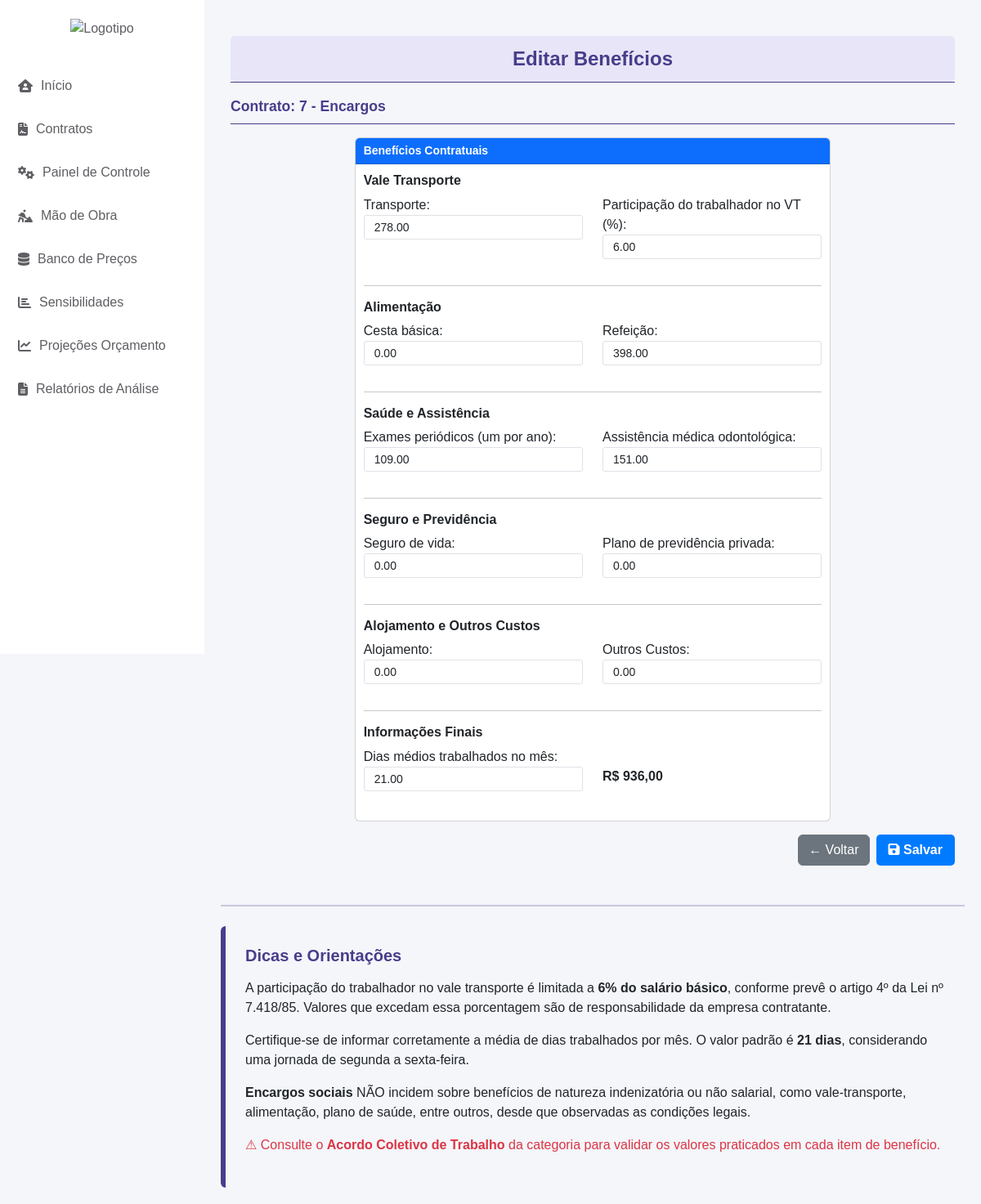
The page /mao_obra/beneficios/7/ on the database its author committed.
### cad_contrato/models.py (models this page shows, shortened)
class CadastroContrato(models.Model):
    ESTADOS_CHOICES = [
        ('AC', 'Acre'),
        ('AL', 'Alagoas'),
        ('AP', 'Amapá'),
        ('AM', 'Amazonas'),
        ('BA', 'Bahia'),
        ('CE', 'Ceará'),
        ('DF', 'Distrito Federal'),
        ('ES', 'Espírito Santo'),
        ('GO', 'Goiás'),
        ('MA', 'Maranhão'),
        ('MT', 'Mato Grosso'),
        ('MS', 'Mato Grosso do Sul'),
        ('MG', 'Minas Gerais'),
        ('PA', 'Pará'),
        ('PB', 'Paraíba'),
        ('PR', 'Paraná'),
        ('PE', 'Pernambuco'),
        ('PI', 'Piauí'),
        ('RJ', 'Rio de Janeiro'),
        ('RN', 'Rio Grande do Norte'),
        ('RS', 'Rio Grande do Sul'),
        ('RO', 'Rondônia'),
        ('RR', 'Roraima'),
        ('SC', 'Santa Catarina'),
        ('SP', 'São Paulo'),
        ('SE', 'Sergipe'),
        ('TO', 'Tocantins'),
    ]
    STATUS_CHOICES = [
        ('EM_LICITACAO', 'Em Licitação'),
        ('EM_RENOVACAO', 'Em Renovação'),
        ('ATIVO', 'Ativo'),
        ('ENCERRADO', 'Encerrado'),
    ]
    contrato = models.AutoField(primary_key=True)
    concessionaria = models.CharField(max_length=100, default='Equatorial')
    estado = models.CharField(max_length=2, choices=ESTADOS_CHOICES, default='GO')
    municipio = models.CharField(max_length=100, default='Goiânia')
    escopo_contrato = models.CharField(max_length=255)
    inicio_vigencia_contrato = models.DateField(default='2025-01-01')
    fim_vigencia_contrato = models.DateField(default='2029-01-01')
    versao_base = models.ForeignKey('self', null=True, blank=True, on_delete=models.PROTECT, related_name='versoes')
    numero_versao = models.IntegerField(default=0)
    descricao_alteracao = models.TextField(blank=True)
    status_contrato = models.CharField(max_length=15, choices=STATUS_CHOICES, default='EM_LICITACAO', verbose_name="Status do Contrato")
    valor_inicial = models.DecimalField(max_digits=15, decimal_places=2, default=0.00, verbose_name="Valor Inicial do Contrato")
    created_at = models.DateTimeField(auto_now_add=True)
    updated_at = models.DateTimeField(auto_now=True)
    class Meta:
        ordering = ['-created_at']

### mao_obra/models.py (models this page shows, shortened)
class BeneficiosColaborador(models.Model):
    contrato = models.ForeignKey(CadastroContrato, on_delete=models.CASCADE)  # Vínculo com o contrato
    assistencia_medica_odonto = models.DecimalField(
        max_digits=7, decimal_places=2, default=151.00, verbose_name="Assistência médica odontológica"
    )
    exames_periodicos = models.DecimalField(
        max_digits=7, decimal_places=2, default=109.00, verbose_name="Exames periódicos (um por ano)"
    )
    refeicao = models.DecimalField(
        max_digits=7, decimal_places=2, default=398.00, verbose_name="Refeição"
    )
    cesta_basica = models.DecimalField(
        max_digits=7, decimal_places=2, default=0.00, verbose_name="Cesta básica"
    )
    alojamento = models.DecimalField(
        max_digits=7, decimal_places=2, default=0.00, verbose_name="Alojamento"
    )
    seguro_vida = models.DecimalField(
        max_digits=7, decimal_places=2, default=0.00, verbose_name="Seguro de vida"
    )
    previdencia_privada = models.DecimalField(
        max_digits=7, decimal_places=2, default=0.00, verbose_name="Plano de previdência privada"
    )
    transporte = models.DecimalField(
        max_digits=7, decimal_places=2, default=278.00, verbose_name="Transporte"
    )
    percentual_participacao_transporte = models.DecimalField(
        max_digits=5,
        decimal_places=2,
        default=6.00,
        verbose_name="Participação do trabalhador no VT (%)"
    )
    dias_trabalhados_mes = models.DecimalField(
        max_digits=5,
        decimal_places=2,
        default=21.00,
        verbose_name="Dias médios trabalhados no mês"
    )
    outros_custos = models.DecimalField(max_digits=7, decimal_places=2, default=0.00, verbose_name='Outros Custos')
    total = models.DecimalField(
        max_digits=7, decimal_places=2, default=0, verbose_name="Total"
    )

### mao_obra/views.py (the view, shortened to what this page needs)
# urls.py: path('beneficios/<int:contrato_id>/', BeneficiosColaboradorUpdateView.as_view(), name='editar_beneficios'),
class BeneficiosColaboradorUpdateView(View):
    template_name = 'editar_beneficios.html'
    def get(self, request, contrato_id):
        contrato = get_object_or_404(CadastroContrato, contrato=contrato_id)
        beneficio, _ = BeneficiosColaborador.objects.get_or_create(contrato=contrato)
        form = BeneficiosColaboradorForm(instance=beneficio)
        return render(request, self.template_name, {'form': form, 'contrato': contrato})

### mao_obra/forms.py
class BeneficiosColaboradorForm(forms.ModelForm):
    class Meta:
        model = BeneficiosColaborador
        exclude = ['total', 'contrato']  # Exclui campo de chave estrangeira
        widgets = {
            field.name: forms.NumberInput(attrs={'class': 'form-control', 'step': '0.01'})
            for field in model._meta.fields
            if isinstance(field, (models.DecimalField, models.IntegerField)) and field.name not in ['total', 'contrato']
        }

### app/context_processors.py (called while the page is built)
def contrato_context(request):
    contrato_id = request.session.get('contrato_id')
    contrato = None
    if contrato_id:
        try:
            contrato = CadastroContrato.objects.get(contrato=contrato_id)
        except CadastroContrato.DoesNotExist:
            pass
    return {'contrato': contrato}

### mao_obra/templates/editar_beneficios.html (shortened to what this page needs)
{% extends 'base.html' %}
{% block content %}
<div class="container-fluid mt-4">
    <div class="header">
        Editar Benefícios
    </div>
    <p class="text-center mt-0 font-weight-bold" style="font-size: 0.8rem; border-bottom: 1px solid #483D8B;"></p>
    <p class="form-label fw-bold" style="color: #483D8B; font-size: 1.1rem;">
        Contrato: {{ contrato.contrato }} - {{ contrato.escopo_contrato }}
    </p>
    <p class="text-muted" style="font-size: 0.8rem; border-bottom: 1px solid #483D8B;"></p>
    <form method="post">
        <div class="row d-flex justify-content-center align-items-stretch mt-3">
            <div class="col-lg-8">
                <div class="card w-100 h-100">
                    <div class="card-header bg-primary text-white">
                        Benefícios Contratuais
                    </div>
                    <div class="card-body">
                        <h6 class="fw-bold">Vale Transporte</h6>
                        <div class="row">
                            <div class="col-md-6 mb-3">
                                {{ form.transporte.label_tag }} {{ form.transporte }}
                            </div>
                            <div class="col-md-6 mb-3">
                                {{ form.percentual_participacao_transporte.label_tag }} {{ form.percentual_participacao_transporte }}
                            </div>
                        </div>
                        <hr>
                        <h6 class="fw-bold">Alimentação</h6>
                        <div class="row">
                            <div class="col-md-6 mb-3">
                                {{ form.cesta_basica.label_tag }} {{ form.cesta_basica }}
                            </div>
                            <div class="col-md-6 mb-3">
                                {{ form.refeicao.label_tag }} {{ form.refeicao }}
                            </div>
                        </div>
                        <hr>
                        <h6 class="fw-bold">Saúde e Assistência</h6>
                        <div class="row">
                            <div class="col-md-6 mb-3">
                                {{ form.exames_periodicos.label_tag }} {{ form.exames_periodicos }}
                            </div>
                            <div class="col-md-6 mb-3">
                                {{ form.assistencia_medica_odonto.label_tag }} {{ form.assistencia_medica_odonto }}
                            </div>
                        </div>
                        <hr>
                        <h6 class="fw-bold">Seguro e Previdência</h6>
                        <div class="row">
                            <div class="col-md-6 mb-3">
                                {{ form.seguro_vida.label_tag }} {{ form.seguro_vida }}
                            </div>
                            <div class="col-md-6 mb-3">
                                {{ form.previdencia_privada.label_tag }} {{ form.previdencia_privada }}
                            </div>
                        </div>
                        <hr>
                        <h6 class="fw-bold">Alojamento e Outros Custos</h6>
                        <div class="row">
                            <div class="col-md-6 mb-3">
                                {{ form.alojamento.label_tag }} {{ form.alojamento }}
                            </div>
                            <div class="col-md-6 mb-3">
                                {{ form.outros_custos.label_tag }} {{ form.outros_custos }}
                            </div>
                        </div>
                        <hr>
                        <h6 class="fw-bold">Informações Finais</h6>
                        <div class="row">
                            <div class="col-md-6 mb-3">
                                {{ form.dias_trabalhados_mes.label_tag }} {{ form.dias_trabalhados_mes }}
                            </div>
                            <div class="col-md-6 mb-3">
                                <p id="total" class="fw-bold">R$ {{ form.instance.total|floatformat:2 }}</p>
                            </div>
                        </div>
                    </div>
                </div>
            </div>
        </div>
        <div class="row mt-3">
            <div class="col-md-12 d-flex justify-content-end gap-2">
                <button type="button" class="btn btn-secondary" onclick="window.history.back();">
                    ← Voltar
                </button>
                <button type="submit" id="salvar" class="btn btn-save">
                    <i class="fas fa-save"></i> Salvar
                </button>
            </div>
        </div>
    </form>
</div>
<hr class="mt-5 mb-4" style="border: 1px solid #483D8B;">
<div class="container mt-4 p-4 rounded" style="background-color: #f4f6fa; border-left: 6px solid #483D8B;">
    <h5 class="fw-bold mb-3" style="color: #483D8B;">Dicas e Orientações</h5>
    <p>
        A participação do trabalhador no vale transporte é limitada a <strong>6% do salário básico</strong>, conforme prevê o artigo 4º da Lei nº 7.418/85.
        Valores que excedam essa porcentagem são de responsabilidade da empresa contratante.
    </p>
    <p>
        Certifique-se de informar corretamente a média de dias trabalhados por mês. O valor padrão é <strong>21 dias</strong>, considerando uma jornada de segunda a sexta-feira.
    </p>
    <p>
        <strong>Encargos sociais</strong> NÃO incidem sobre benefícios de natureza indenizatória ou não salarial, como vale-transporte, alimentação, plano de saúde, entre outros, desde que observadas as condições legais.
    </p>
    <p class="text-danger">
        ⚠ Consulte o <strong>Acordo Coletivo de Trabalho</strong> da categoria para validar os valores praticados em cada item de benefício.
    </p>
</div>
{% endblock %}

### app/templates/base.html (style rules this page uses)
body { background-color: #f4f6f9; font-family: Arial, sans-serif; }
.header { background-color: rgb(231, 229, 247); color: #483D8B; text-align: center; padding: 10px; font-size: 1.5rem; font-weight: bold; border-radius: 5px; }
.card-header { background-color: #483D8B; color: white; font-weight: bold; font-size: 14px; padding: 5px 10px; }
.card-body { padding: 10px; }
.form-control { height: 30px; font-size: 14px; border-radius: 3px; }
.btn-save { padding: 5px 15px; font-size: 1rem; font-weight: bold; background-color: #007bff; color: #ffffff; border: none; border-radius: 5px; float: right; }

### rows shown on the page
CadastroContrato: contrato "7", escopo_contrato "Encargos"
BeneficiosColaborador: transporte "278.00", percentual_participacao_transporte "6.00", cesta_basica "0.00", refeicao "398.00", exames_periodicos "109.00", assistencia_medica_odonto "151.00", seguro_vida "0.00", previdencia_privada "0.00", alojamento "0.00", outros_custos "0.00", dias_trabalhados_mes "21.00", instance.total "936,00"
